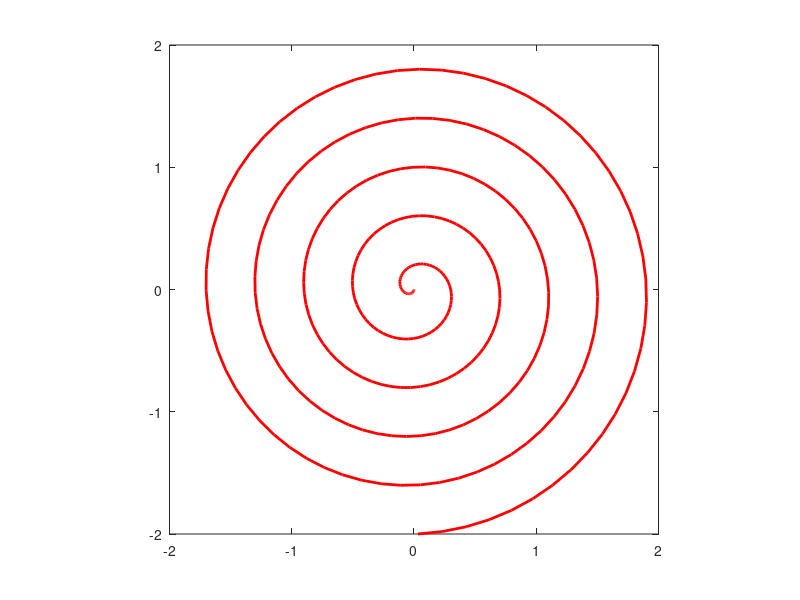

Source code (MATLAB):
turns=5; %The number of turns the spiral will have
x=[-1*pi*turns : 0.1 : pi*turns];
r=[0:1/(length(x)-1):1];

X=sin(x).*r*2;  Y=cos(x).*r*2;
plot(X,Y,'-r','LineWidth',2)
axis square